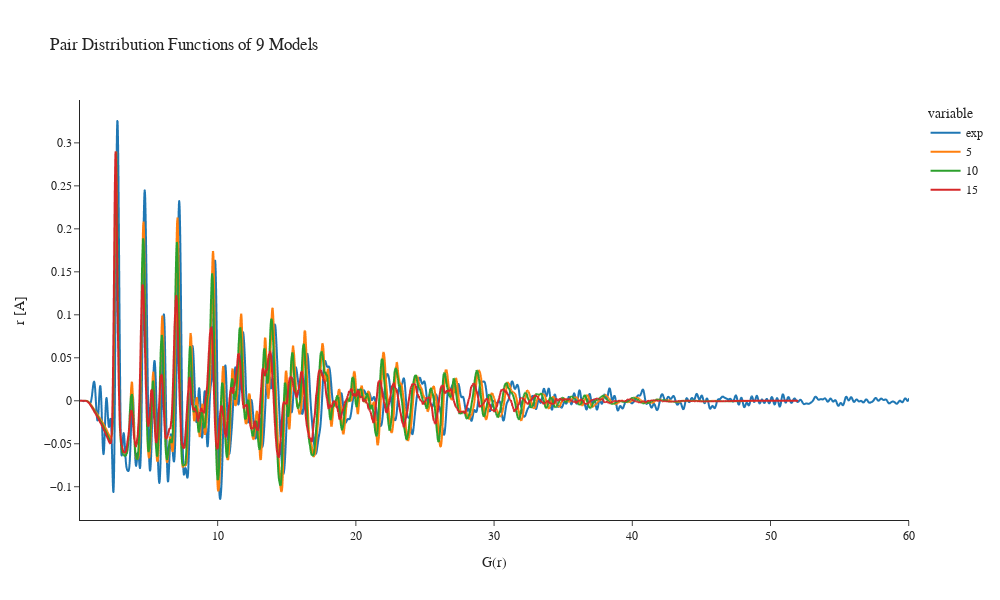

Source (notebook cell):
### Markdown cell above
# Comparación de las PDFs

### Code cell
import pandas as pd
import numpy as np
import plotly.express as px
M = pd.DataFrame()

df_exp = pd.read_csv('../../26_de_abril/Post-PtPdCo-PDF.csv', sep = '\s+', header=None, names=['r','G(r)'])
df_exp = df_exp.replace('--',np.nan).dropna()
rest_df_exp = df_exp["G(r)"].iloc[1::2].astype(float)
rest_df_exp = rest_df_exp.reset_index(drop=True)
rest_df_exp.index += 1
M['exp'] = rest_df_exp

dx = 0.02

#M.index = M0['#r(A)']
M300 = pd.read_csv(f'{name1[:-4]}_d2.txt', sep='\s+')
M400 = pd.read_csv(f'{name2[:-4]}_d2.txt', sep='\s+')
M500 = pd.read_csv(f'{name3[:-4]}_d2.txt', sep='\s+')

M['5'] = M300['G(r)']
M['10'] = M400['G(r)']
M['15'] = M500['G(r)']

M.index = (M.index + 1)*dx

temps = [5,10,15]

for i in temps:
    a = M[M[f'{i}']== max(M[f'{i}'])].index[0]
    b = 0.29 #### Al parecer este es el originario de todo lo que yo estaba haciendo
    c = b/(float(M[f'{i}'][a]))
    M[f'{i}'] *= c
    rest = M['exp'] - M[f'{i}']
    error = np.sum(rest**2)
    error_p = np.sqrt(error/2600)
    print(f'Para {i} % el error es {error},y el error porcentual es {error_p}')




fig = px.line(M, template='simple_white', title='Pair Distribution Functions of 9 Models',
    width=1000, height=600)
fig.update_layout(
    font_family="serif",
    title_font_family="serif")
fig.update_xaxes(title_text='G(r)')
fig.update_yaxes(title_text='r [A]')
fig.show()

### Figure 1 — Plotly figure (JSON) as saved in the notebook; plotly's stock layout.template omitted (floating-point values rounded to 4 significant figures; data arrays with more than 128 entries replaced by an {"elided": "..."} marker saying what was removed)
{"data": [{"hovertemplate": "variable=exp<br>index=%{x}<br>value=%{y}<extra></extra>", "legendgroup": "exp", "line": {"color": "#1F77B4", "dash": "solid"}, "marker": {"symbol": "circle"}, "mode": "lines", "name": "exp", "showlegend": true, "type": "scattergl", "x": {"elided": "3000 float values"}, "xaxis": "x", "y": {"elided": "3000 float values"}, "yaxis": "y"}, {"hovertemplate": "variable=5<br>index=%{x}<br>value=%{y}<extra></extra>", "legendgroup": "5", "line": {"color": "#FF7F0E", "dash": "solid"}, "marker": {"symbol": "circle"}, "mode": "lines", "name": "5", "showlegend": true, "type": "scattergl", "x": {"elided": "3000 float values"}, "xaxis": "x", "y": {"elided": "3000 float values"}, "yaxis": "y"}, {"hovertemplate": "variable=10<br>index=%{x}<br>value=%{y}<extra></extra>", "legendgroup": "10", "line": {"color": "#2CA02C", "dash": "solid"}, "marker": {"symbol": "circle"}, "mode": "lines", "name": "10", "showlegend": true, "type": "scattergl", "x": {"elided": "3000 float values"}, "xaxis": "x", "y": {"elided": "3000 float values"}, "yaxis": "y"}, {"hovertemplate": "variable=15<br>index=%{x}<br>value=%{y}<extra></extra>", "legendgroup": "15", "line": {"color": "#D62728", "dash": "solid"}, "marker": {"symbol": "circle"}, "mode": "lines", "name": "15", "showlegend": true, "type": "scattergl", "x": {"elided": "3000 float values"}, "xaxis": "x", "y": {"elided": "3000 float values"}, "yaxis": "y"}], "layout": {"font": {"family": "serif"}, "height": 600, "legend": {"title": {"text": "variable"}, "tracegroupgap": 0}, "title": {"font": {"family": "serif"}, "text": "Pair Distribution Functions of 9 Models"}, "width": 1000, "xaxis": {"anchor": "y", "domain": [0, 1], "title": {"text": "G(r)"}}, "yaxis": {"anchor": "x", "domain": [0, 1], "title": {"text": "r [A]"}}}}
